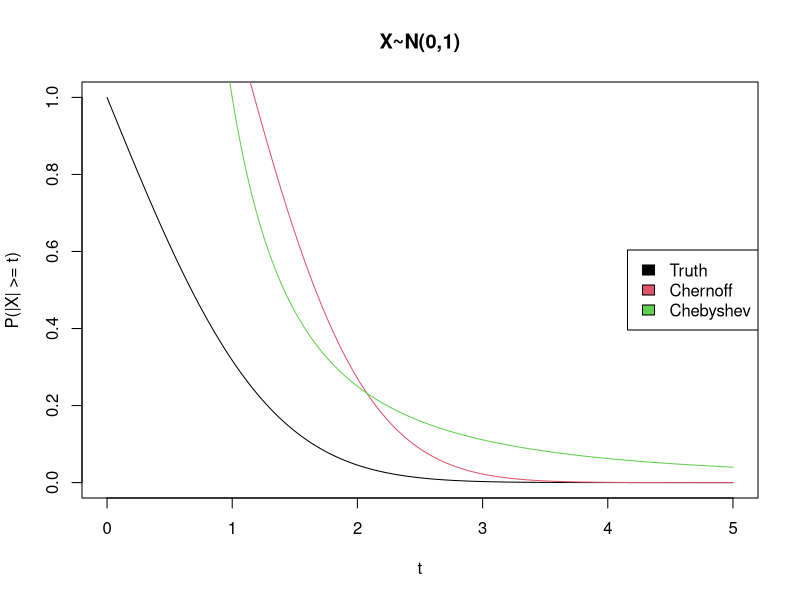
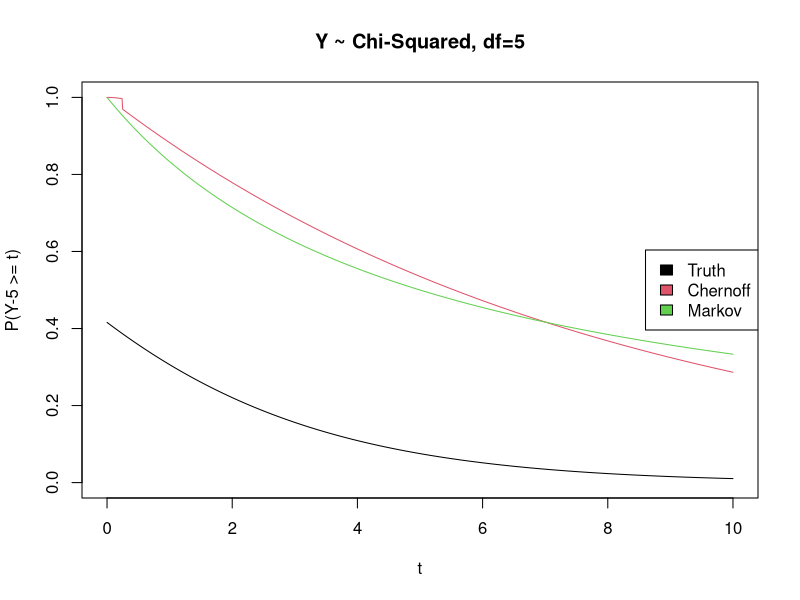
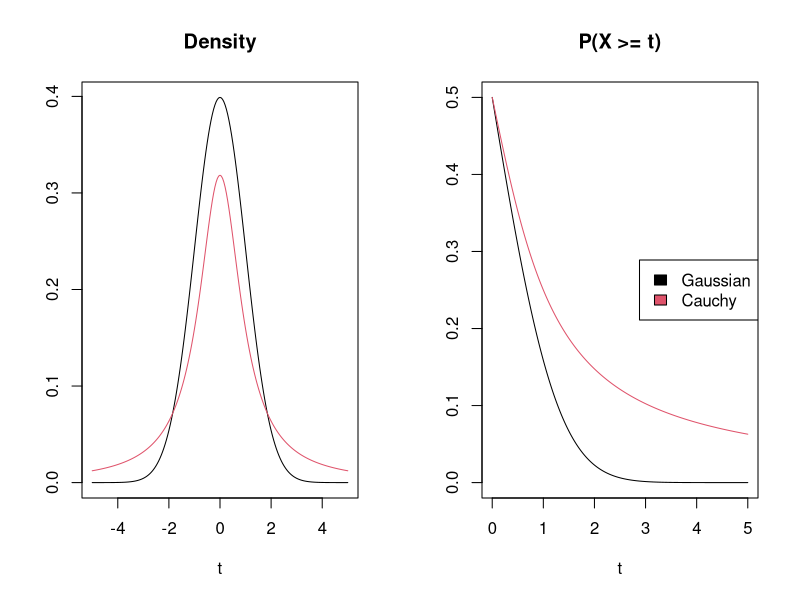

Generate these figures, in order, with R:
### X ~ N(0,1)
# Want to bound P(|X| >= t) -- two-sided bound

t <- seq(0, 5, by = 0.01)
b1 <- 2*pnorm(t, mean = 0, sd = 1, lower.tail=FALSE) # actual N(0,1) tail
b2 <- 2*exp(-t^2/2) # theoretical sub-Gaussian tail bound. Squared decay
b3 <- 1/t^2 # Chebyshev's inequality
plot(t, b1, type = "l", xlab = "t", ylab = "P(|X| >= t)", main = "X~N(0,1)", ylim = c(0,1)); lines(t, b2, col = 2); lines(t, b3, col = 3); legend("right", fill = 1:3, legend = c("Truth", "Chernoff", "Chebyshev"))


### Y ~ chi-squared 5
# Want to bound P(Y-5 >= t) -- one-sided bound
# Y is sub-exponential with nu = 2*sqrt(5), b = 4

t <- seq(0, 10, by = 0.01)
c1 <- pchisq(5+t, df = 5, lower.tail=FALSE) # actual chi-squared tail
c2 <- ifelse(t<1/4, exp(-t^2/(8*sqrt(5))), exp(-t/8)) # theoretical sub-exp tail bound. Squared decay for t<1/4
c3 <- 5/(t+5) # P(Y >= t+5) <= 5/(t+5) Markov's inequality (since Y is non-negative!)
plot(t, c1, type = "l", xlab = "t", ylab = "P(Y-5 >= t)", main = "Y ~ Chi-Squared, df=5", ylim = c(0,1)); lines(t, c2, col = 2); lines(t, c3, col = 3); legend("right", fill = 1:3, legend = c("Truth", "Chernoff", "Markov"))


### Gaussian decay vs exponential decay. Just look at the shape
par(mfrow = c(1,2))
t <- seq(-5, 5, by = 0.05)
dens1 <- dnorm(t, 0, 1) # N(0,1)
dens2 <- dcauchy(t, 0, 1) # Cauchy(0,1)
plot(t, dens1, type = "l", xlab = "t", ylab = "", main = "Density"); lines(t, dens2, col = 2)
t <- seq(0, 5, by = 0.01)
tail1 <- pnorm(t, 0, 1, lower.tail=FALSE) # N(0,1)
tail2 <- pcauchy(t, 0, 1, lower.tail = FALSE) # Cauchy(0,1)
plot(t, tail1, type = "l", xlab = "t", ylab = "", main = "P(X >= t)"); lines(t, tail2, col = 2); legend("right", fill = 1:2, legend = c("Gaussian", "Cauchy"))